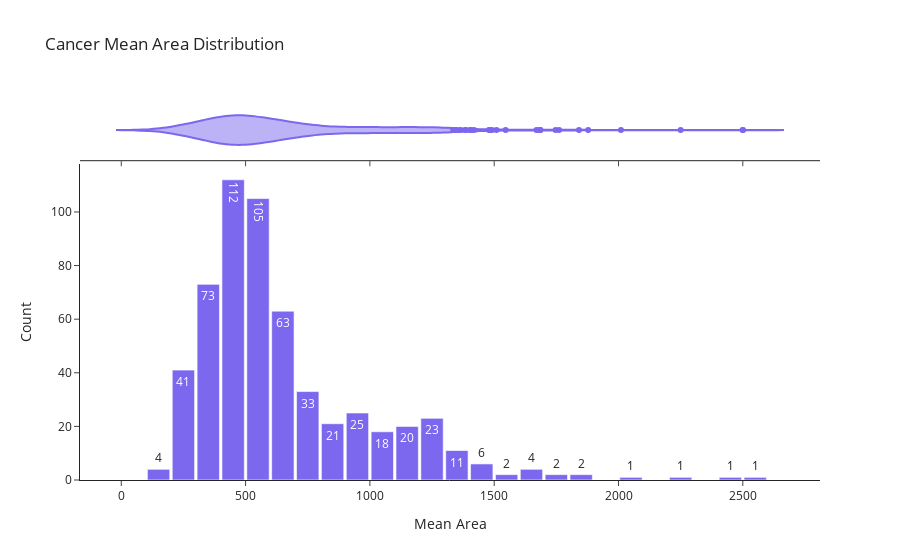

Notebook cell for this chart:
### Code cell
fig = px.histogram(df, 
                   x='mean area', 
                   marginal='violin', 
                   text_auto=True,
                   color_discrete_sequence=['mediumslateblue'], 
                   template='simple_white',
                   labels={"mean area": "Mean Area"},
                   title='Cancer Mean Area Distribution')

fig.update_layout(xaxis_title="Mean Area ",yaxis_title="Count", bargap=0.1)

fig.show()

### Figure 1 — Plotly figure (JSON) as saved in the notebook; plotly's stock layout.template omitted (floating-point values rounded to 4 significant figures; data arrays with more than 128 entries replaced by an {"elided": "..."} marker saying what was removed)
{"data": [{"alignmentgroup": "True", "bingroup": "x", "hovertemplate": "Mean Area=%{x}<br>count=%{y}<extra></extra>", "legendgroup": "", "marker": {"color": "mediumslateblue", "pattern": {"shape": ""}}, "name": "", "offsetgroup": "", "orientation": "v", "showlegend": false, "texttemplate": "%{value}", "type": "histogram", "x": {"elided": "569 float values"}, "xaxis": "x", "yaxis": "y"}, {"alignmentgroup": "True", "hovertemplate": "Mean Area=%{x}<extra></extra>", "legendgroup": "", "marker": {"color": "mediumslateblue"}, "name": "", "offsetgroup": "", "scalegroup": "x", "showlegend": false, "type": "violin", "x": {"elided": "569 float values"}, "xaxis": "x2", "yaxis": "y2"}], "layout": {"bargap": 0.1, "barmode": "relative", "legend": {"tracegroupgap": 0}, "title": {"text": "Cancer Mean Area Distribution"}, "xaxis": {"anchor": "y", "domain": [0, 1], "title": {"text": "Mean Area "}}, "xaxis2": {"anchor": "y2", "domain": [0, 1], "matches": "x", "showticklabels": false}, "yaxis": {"anchor": "x", "domain": [0, 0.8316], "title": {"text": "Count"}}, "yaxis2": {"anchor": "x2", "domain": [0.8416, 1], "matches": "y2", "showline": false, "showticklabels": false, "ticks": ""}}}
